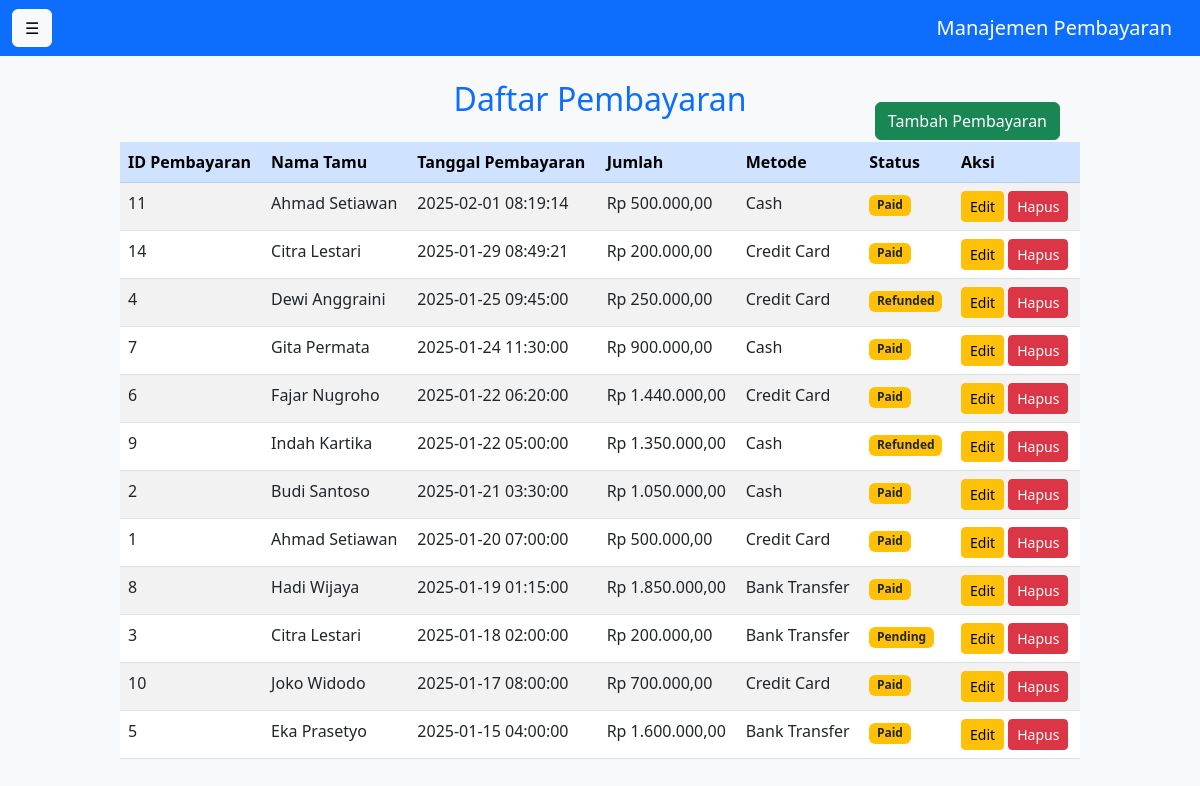
/pages/payments.php, run on the app's committed database.
### tables this page shows
CREATE TABLE `payments` (
  `payment_id` int(11) NOT NULL,
  `reservation_id` int(11) NOT NULL,
  `payment_date` timestamp NOT NULL DEFAULT current_timestamp(),
  `amount` decimal(10,2) NOT NULL,
  `payment_method` enum('Credit Card','Cash','Bank Transfer') NOT NULL,
  `status` enum('Pending','Paid','Refunded') DEFAULT 'Pending'
);

CREATE TABLE `guests` (
  `guest_id` int(11) NOT NULL,
  `name` varchar(100) NOT NULL,
  `email` varchar(100) NOT NULL,
  `phone` varchar(15) DEFAULT NULL,
  `address` text DEFAULT NULL,
  `created_at` timestamp NOT NULL DEFAULT current_timestamp()
);

### pages/payments.php (the view, shortened to what this page needs)
<?php
include '../config.php';
$query = "SELECT p.payment_id, r.reservation_id, g.name AS guest_name, p.payment_date, p.amount, p.payment_method, p.status
          FROM payments p
          JOIN reservations r ON p.reservation_id = r.reservation_id
          JOIN guests g ON r.guest_id = g.guest_id
          ORDER BY p.payment_date DESC";
$result = $conn->query($query);
?>
<!DOCTYPE html>
<html lang="id">
<head>
    <link href="https://cdn.jsdelivr.net/npm/bootstrap@5.3.0/dist/css/bootstrap.min.css" rel="stylesheet">
    <link rel="stylesheet" href="../assets/css/style.css">
</head>
<body>
    <nav class="navbar navbar-expand-lg navbar-dark bg-primary">
        <div class="container-fluid">
            <button class="btn btn-light me-3" id="toggleSidebar">☰</button>
            <a class="navbar-brand" href="#">Manajemen Pembayaran</a>
        </div>
    </nav>
    <div class="content" id="mainContent">
        <h2 class="text-center text-primary my-4">Daftar Pembayaran</h2>
        <div class="table-container" style="position: relative; width: 80%; margin: 0 auto;">
            <div class="d-flex justify-content-end mb-3" style="position: absolute; top: -40px; right: 20px;">
                <a href="add_payment.php" class="btn btn-success">Tambah Pembayaran</a>
            </div>
            <div class="table-responsive">
                <table class="table table-striped table-hover">
                    <thead class="table-primary">
                        <tr>
                            <th>ID Pembayaran</th>
                            <th>Nama Tamu</th>
                            <th>Tanggal Pembayaran</th>
                            <th>Jumlah</th>
                            <th>Metode</th>
                            <th>Status</th>
                            <th>Aksi</th>
                        </tr>
                    </thead>
                    <tbody>
                        <?php while ($row = $result->fetch_assoc()): ?>
                            <tr>
                                <td><?= $row['payment_id']; ?></td>
                                <td><?= $row['guest_name']; ?></td>
                                <td><?= $row['payment_date']; ?></td>
                                <td>Rp <?= number_format($row['amount'], 2, ',', '.'); ?></td>
                                <td><?= $row['payment_method']; ?></td>
                                <td>
                                    <?php if ($row['status'] == 'Lunas'): ?>
                                        <span class="badge bg-success"><?= $row['status']; ?></span>
                                    <?php else: ?>
                                        <span class="badge bg-warning text-dark"><?= $row['status']; ?></span>
                                    <?php endif; ?>
                                </td>
                                <td>
                                    <a href="edit_payment.php?payment_id=<?= $row['payment_id']; ?>" class="btn btn-warning btn-sm">Edit</a>
                                    <a href="../actions/delete_payment.php?payment_id=<?= $row['payment_id']; ?>" class="btn btn-danger btn-sm" onclick="return confirm('Yakin ingin menghapus?')">Hapus</a>
                                </td>
                            </tr>
                        <?php endwhile; ?>
                    </tbody>
                </table>
            </div>
        </div>
    </div>
</body>
</html>

### assets/css/style.css (style rules this page uses)
body { background-color: #f8f9fa; }
.content { transition: margin-left 0.3s ease-in-out; }

### data on the page
payments: payment_id "11", guests.name "Ahmad Setiawan", payment_date "2025-02-01 08:19:14", amount "500.000,00", payment_method "Cash", status "Paid"
payments: payment_id "14", guests.name "Citra Lestari", payment_date "2025-01-29 08:49:21", amount "200.000,00", payment_method "Credit Card", status "Paid"
payments: payment_id "4", guests.name "Dewi Anggraini", payment_date "2025-01-25 09:45:00", amount "250.000,00", payment_method "Credit Card", status "Refunded"
payments: payment_id "7", guests.name "Gita Permata", payment_date "2025-01-24 11:30:00", amount "900.000,00", payment_method "Cash", status "Paid"
payments: payment_id "6", guests.name "Fajar Nugroho", payment_date "2025-01-22 06:20:00", amount "1.440.000,00", payment_method "Credit Card", status "Paid"
payments: payment_id "9", guests.name "Indah Kartika", payment_date "2025-01-22 05:00:00", amount "1.350.000,00", payment_method "Cash", status "Refunded"
payments: payment_id "2", guests.name "Budi Santoso", payment_date "2025-01-21 03:30:00", amount "1.050.000,00", payment_method "Cash", status "Paid"
payments: payment_id "1", guests.name "Ahmad Setiawan", payment_date "2025-01-20 07:00:00", amount "500.000,00", payment_method "Credit Card", status "Paid"
payments: payment_id "8", guests.name "Hadi Wijaya", payment_date "2025-01-19 01:15:00", amount "1.850.000,00", payment_method "Bank Transfer", status "Paid"
payments: payment_id "3", guests.name "Citra Lestari", payment_date "2025-01-18 02:00:00", amount "200.000,00", payment_method "Bank Transfer", status "Pending"
payments: payment_id "10", guests.name "Joko Widodo", payment_date "2025-01-17 08:00:00", amount "700.000,00", payment_method "Credit Card", status "Paid"
payments: payment_id "5", guests.name "Eka Prasetyo", payment_date "2025-01-15 04:00:00", amount "1.600.000,00", payment_method "Bank Transfer", status "Paid"
